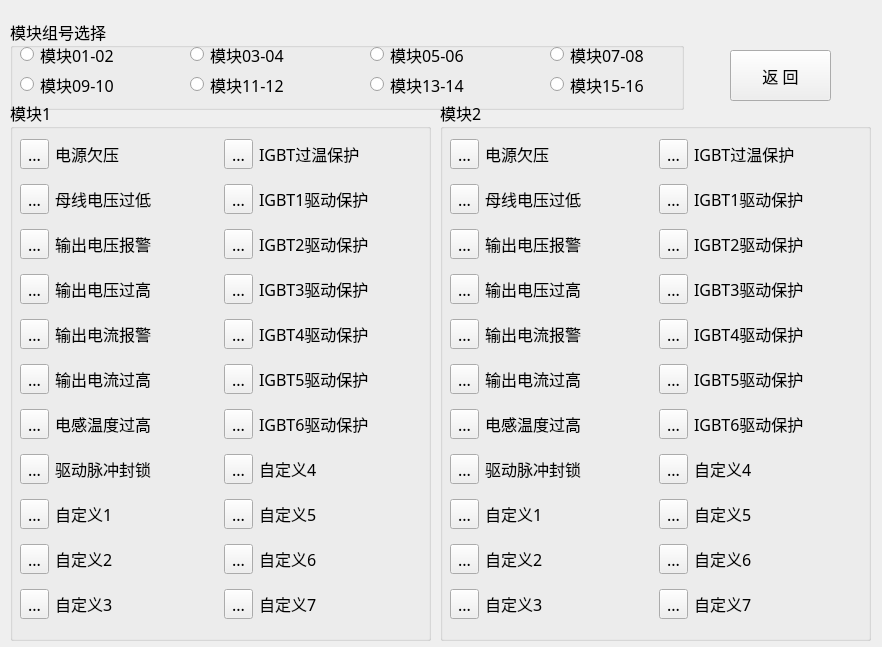
<?xml version="1.0" encoding="UTF-8"?>
<ui version="4.0">
 <class>faultconditionForm</class>
 <widget class="QWidget" name="faultconditionForm">
  <property name="geometry">
   <rect>
    <x>0</x>
    <y>0</y>
    <width>882</width>
    <height>647</height>
   </rect>
  </property>
  <property name="font">
   <font>
    <family>微软雅黑</family>
    <pointsize>12</pointsize>
   </font>
  </property>
  <property name="windowTitle">
   <string>故障状态</string>
  </property>
  <property name="windowIcon">
   <iconset>
    <normaloff>logo_top.png</normaloff>logo_top.png</iconset>
  </property>
  <widget class="QGroupBox" name="groupBox_8">
   <property name="enabled">
    <bool>true</bool>
   </property>
   <property name="geometry">
    <rect>
     <x>10</x>
     <y>19</y>
     <width>674</width>
     <height>91</height>
    </rect>
   </property>
   <property name="maximumSize">
    <size>
     <width>16777215</width>
     <height>16777215</height>
    </size>
   </property>
   <property name="font">
    <font>
     <pointsize>12</pointsize>
    </font>
   </property>
   <property name="title">
    <string>模块组号选择</string>
   </property>
   <widget class="QRadioButton" name="radioButton0506">
    <property name="geometry">
     <rect>
      <x>360</x>
      <y>20</y>
      <width>124</width>
      <height>31</height>
     </rect>
    </property>
    <property name="font">
     <font>
      <family>微软雅黑</family>
      <pointsize>12</pointsize>
     </font>
    </property>
    <property name="text">
     <string>模块05-06</string>
    </property>
   </widget>
   <widget class="QRadioButton" name="radioButton0910">
    <property name="geometry">
     <rect>
      <x>10</x>
      <y>50</y>
      <width>124</width>
      <height>31</height>
     </rect>
    </property>
    <property name="font">
     <font>
      <family>微软雅黑</family>
      <pointsize>12</pointsize>
     </font>
    </property>
    <property name="text">
     <string>模块09-10</string>
    </property>
   </widget>
   <widget class="QRadioButton" name="radioButton1314">
    <property name="geometry">
     <rect>
      <x>360</x>
      <y>50</y>
      <width>124</width>
      <height>31</height>
     </rect>
    </property>
    <property name="font">
     <font>
      <family>微软雅黑</family>
      <pointsize>12</pointsize>
     </font>
    </property>
    <property name="text">
     <string>模块13-14</string>
    </property>
   </widget>
   <widget class="QRadioButton" name="radioButton0708">
    <property name="geometry">
     <rect>
      <x>540</x>
      <y>20</y>
      <width>124</width>
      <height>31</height>
     </rect>
    </property>
    <property name="font">
     <font>
      <family>微软雅黑</family>
      <pointsize>12</pointsize>
     </font>
    </property>
    <property name="text">
     <string>模块07-08</string>
    </property>
   </widget>
   <widget class="QRadioButton" name="radioButton0304">
    <property name="geometry">
     <rect>
      <x>180</x>
      <y>20</y>
      <width>124</width>
      <height>31</height>
     </rect>
    </property>
    <property name="font">
     <font>
      <family>微软雅黑</family>
      <pointsize>12</pointsize>
     </font>
    </property>
    <property name="text">
     <string>模块03-04</string>
    </property>
   </widget>
   <widget class="QRadioButton" name="radioButton0102">
    <property name="geometry">
     <rect>
      <x>10</x>
      <y>20</y>
      <width>124</width>
      <height>31</height>
     </rect>
    </property>
    <property name="font">
     <font>
      <family>微软雅黑</family>
      <pointsize>12</pointsize>
     </font>
    </property>
    <property name="text">
     <string>模块01-02</string>
    </property>
   </widget>
   <widget class="QRadioButton" name="radioButton1112">
    <property name="geometry">
     <rect>
      <x>180</x>
      <y>50</y>
      <width>124</width>
      <height>31</height>
     </rect>
    </property>
    <property name="font">
     <font>
      <family>微软雅黑</family>
      <pointsize>12</pointsize>
     </font>
    </property>
    <property name="text">
     <string>模块11-12</string>
    </property>
   </widget>
   <widget class="QRadioButton" name="radioButton1516">
    <property name="geometry">
     <rect>
      <x>540</x>
      <y>50</y>
      <width>124</width>
      <height>31</height>
     </rect>
    </property>
    <property name="font">
     <font>
      <family>微软雅黑</family>
      <pointsize>12</pointsize>
     </font>
    </property>
    <property name="text">
     <string>模块15-16</string>
    </property>
   </widget>
  </widget>
  <widget class="QGroupBox" name="faultstatus_groupBox01">
   <property name="geometry">
    <rect>
     <x>10</x>
     <y>100</y>
     <width>421</width>
     <height>541</height>
    </rect>
   </property>
   <property name="font">
    <font>
     <family>微软雅黑</family>
     <pointsize>12</pointsize>
    </font>
   </property>
   <property name="title">
    <string>模块1</string>
   </property>
   <widget class="QWidget" name="layoutWidget">
    <property name="geometry">
     <rect>
      <x>10</x>
      <y>30</y>
      <width>401</width>
      <height>501</height>
     </rect>
    </property>
    <layout class="QGridLayout" name="gridLayout_2">
     <item row="0" column="0">
      <widget class="QToolButton" name="toolButton_73">
       <property name="text">
        <string>...</string>
       </property>
       <property name="icon">
        <iconset>
         <normaloff>gct_ied_green.png</normaloff>gct_ied_green.png</iconset>
       </property>
       <property name="iconSize">
        <size>
         <width>28</width>
         <height>28</height>
        </size>
       </property>
      </widget>
     </item>
     <item row="0" column="1">
      <widget class="QLabel" name="label_164">
       <property name="font">
        <font>
         <family>微软雅黑</family>
         <pointsize>12</pointsize>
        </font>
       </property>
       <property name="text">
        <string>电源欠压</string>
       </property>
      </widget>
     </item>
     <item row="0" column="2">
      <widget class="QToolButton" name="toolButton_81">
       <property name="text">
        <string>...</string>
       </property>
       <property name="icon">
        <iconset>
         <normaloff>gct_ied_green.png</normaloff>gct_ied_green.png</iconset>
       </property>
       <property name="iconSize">
        <size>
         <width>28</width>
         <height>28</height>
        </size>
       </property>
      </widget>
     </item>
     <item row="0" column="3">
      <widget class="QLabel" name="label_172">
       <property name="font">
        <font>
         <family>微软雅黑</family>
         <pointsize>12</pointsize>
        </font>
       </property>
       <property name="text">
        <string>IGBT过温保护</string>
       </property>
      </widget>
     </item>
     <item row="1" column="0">
      <widget class="QToolButton" name="toolButton_75">
       <property name="text">
        <string>...</string>
       </property>
       <property name="icon">
        <iconset>
         <normaloff>gct_ied_green.png</normaloff>gct_ied_green.png</iconset>
       </property>
       <property name="iconSize">
        <size>
         <width>28</width>
         <height>28</height>
        </size>
       </property>
      </widget>
     </item>
     <item row="1" column="1">
      <widget class="QLabel" name="label_166">
       <property name="font">
        <font>
         <family>微软雅黑</family>
         <pointsize>12</pointsize>
        </font>
       </property>
       <property name="text">
        <string>母线电压过低</string>
       </property>
      </widget>
     </item>
     <item row="1" column="2">
      <widget class="QToolButton" name="toolButton_80">
       <property name="text">
        <string>...</string>
       </property>
       <property name="icon">
        <iconset>
         <normaloff>gct_ied_green.png</normaloff>gct_ied_green.png</iconset>
       </property>
       <property name="iconSize">
        <size>
         <width>28</width>
         <height>28</height>
        </size>
       </property>
      </widget>
     </item>
     <item row="1" column="3">
      <widget class="QLabel" name="label_171">
       <property name="font">
        <font>
         <family>微软雅黑</family>
         <pointsize>12</pointsize>
        </font>
       </property>
       <property name="text">
        <string>IGBT1驱动保护</string>
       </property>
      </widget>
     </item>
     <item row="2" column="0">
      <widget class="QToolButton" name="toolButton_113">
       <property name="text">
        <string>...</string>
       </property>
       <property name="icon">
        <iconset>
         <normaloff>gct_ied_green.png</normaloff>gct_ied_green.png</iconset>
       </property>
       <property name="iconSize">
        <size>
         <width>28</width>
         <height>28</height>
        </size>
       </property>
      </widget>
     </item>
     <item row="2" column="1">
      <widget class="QLabel" name="label_204">
       <property name="font">
        <font>
         <family>微软雅黑</family>
         <pointsize>12</pointsize>
        </font>
       </property>
       <property name="text">
        <string>输出电压报警</string>
       </property>
      </widget>
     </item>
     <item row="2" column="2">
      <widget class="QToolButton" name="toolButton_82">
       <property name="text">
        <string>...</string>
       </property>
       <property name="icon">
        <iconset>
         <normaloff>gct_ied_green.png</normaloff>gct_ied_green.png</iconset>
       </property>
       <property name="iconSize">
        <size>
         <width>28</width>
         <height>28</height>
        </size>
       </property>
      </widget>
     </item>
     <item row="2" column="3">
      <widget class="QLabel" name="label_173">
       <property name="font">
        <font>
         <family>微软雅黑</family>
         <pointsize>12</pointsize>
        </font>
       </property>
       <property name="text">
        <string>IGBT2驱动保护</string>
       </property>
      </widget>
     </item>
     <item row="3" column="0">
      <widget class="QToolButton" name="toolButton_71">
       <property name="text">
        <string>...</string>
       </property>
       <property name="icon">
        <iconset>
         <normaloff>gct_ied_green.png</normaloff>gct_ied_green.png</iconset>
       </property>
       <property name="iconSize">
        <size>
         <width>28</width>
         <height>28</height>
        </size>
       </property>
      </widget>
     </item>
     <item row="3" column="1">
      <widget class="QLabel" name="label_162">
       <property name="font">
        <font>
         <family>微软雅黑</family>
         <pointsize>12</pointsize>
        </font>
       </property>
       <property name="text">
        <string>输出电压过高</string>
       </property>
      </widget>
     </item>
     <item row="3" column="2">
      <widget class="QToolButton" name="toolButton_84">
       <property name="text">
        <string>...</string>
       </property>
       <property name="icon">
        <iconset>
         <normaloff>gct_ied_green.png</normaloff>gct_ied_green.png</iconset>
       </property>
       <property name="iconSize">
        <size>
         <width>28</width>
         <height>28</height>
        </size>
       </property>
      </widget>
     </item>
     <item row="3" column="3">
      <widget class="QLabel" name="label_175">
       <property name="font">
        <font>
         <family>微软雅黑</family>
         <pointsize>12</pointsize>
        </font>
       </property>
       <property name="text">
        <string>IGBT3驱动保护</string>
       </property>
      </widget>
     </item>
     <item row="4" column="0">
      <widget class="QToolButton" name="toolButton_77">
       <property name="text">
        <string>...</string>
       </property>
       <property name="icon">
        <iconset>
         <normaloff>gct_ied_green.png</normaloff>gct_ied_green.png</iconset>
       </property>
       <property name="iconSize">
        <size>
         <width>28</width>
         <height>28</height>
        </size>
       </property>
      </widget>
     </item>
     <item row="4" column="1">
      <widget class="QLabel" name="label_168">
       <property name="font">
        <font>
         <family>微软雅黑</family>
         <pointsize>12</pointsize>
        </font>
       </property>
       <property name="text">
        <string>输出电流报警</string>
       </property>
      </widget>
     </item>
     <item row="4" column="2">
      <widget class="QToolButton" name="toolButton_86">
       <property name="text">
        <string>...</string>
       </property>
       <property name="icon">
        <iconset>
         <normaloff>gct_ied_green.png</normaloff>gct_ied_green.png</iconset>
       </property>
       <property name="iconSize">
        <size>
         <width>28</width>
         <height>28</height>
        </size>
       </property>
      </widget>
     </item>
     <item row="4" column="3">
      <widget class="QLabel" name="label_177">
       <property name="font">
        <font>
         <family>微软雅黑</family>
         <pointsize>12</pointsize>
        </font>
       </property>
       <property name="text">
        <string>IGBT4驱动保护</string>
       </property>
      </widget>
     </item>
     <item row="5" column="0">
      <widget class="QToolButton" name="toolButton_79">
       <property name="enabled">
        <bool>true</bool>
       </property>
       <property name="text">
        <string>...</string>
       </property>
       <property name="icon">
        <iconset>
         <normaloff>gct_ied_green.png</normaloff>gct_ied_green.png</iconset>
       </property>
       <property name="iconSize">
        <size>
         <width>28</width>
         <height>28</height>
        </size>
       </property>
      </widget>
     </item>
     <item row="5" column="1">
      <widget class="QLabel" name="label_170">
       <property name="font">
        <font>
         <family>微软雅黑</family>
         <pointsize>12</pointsize>
        </font>
       </property>
       <property name="text">
        <string>输出电流过高</string>
       </property>
      </widget>
     </item>
     <item row="5" column="2">
      <widget class="QToolButton" name="toolButton_88">
       <property name="text">
        <string>...</string>
       </property>
       <property name="icon">
        <iconset>
         <normaloff>gct_ied_green.png</normaloff>gct_ied_green.png</iconset>
       </property>
       <property name="iconSize">
        <size>
         <width>28</width>
         <height>28</height>
        </size>
       </property>
      </widget>
     </item>
     <item row="5" column="3">
      <widget class="QLabel" name="label_179">
       <property name="font">
        <font>
         <family>微软雅黑</family>
         <pointsize>12</pointsize>
        </font>
       </property>
       <property name="text">
        <string>IGBT5驱动保护</string>
       </property>
      </widget>
     </item>
     <item row="6" column="0">
      <widget class="QToolButton" name="toolButton_85">
       <property name="text">
        <string>...</string>
       </property>
       <property name="icon">
        <iconset>
         <normaloff>gct_ied_green.png</normaloff>gct_ied_green.png</iconset>
       </property>
       <property name="iconSize">
        <size>
         <width>28</width>
         <height>28</height>
        </size>
       </property>
      </widget>
     </item>
     <item row="6" column="1">
      <widget class="QLabel" name="label_176">
       <property name="font">
        <font>
         <family>微软雅黑</family>
         <pointsize>12</pointsize>
        </font>
       </property>
       <property name="text">
        <string>电感温度过高</string>
       </property>
      </widget>
     </item>
     <item row="6" column="2">
      <widget class="QToolButton" name="toolButton_90">
       <property name="text">
        <string>...</string>
       </property>
       <property name="icon">
        <iconset>
         <normaloff>gct_ied_green.png</normaloff>gct_ied_green.png</iconset>
       </property>
       <property name="iconSize">
        <size>
         <width>28</width>
         <height>28</height>
        </size>
       </property>
      </widget>
     </item>
     <item row="6" column="3">
      <widget class="QLabel" name="label_181">
       <property name="font">
        <font>
         <family>微软雅黑</family>
         <pointsize>12</pointsize>
        </font>
       </property>
       <property name="text">
        <string>IGBT6驱动保护</string>
       </property>
      </widget>
     </item>
     <item row="7" column="0">
      <widget class="QToolButton" name="toolButton_89">
       <property name="text">
        <string>...</string>
       </property>
       <property name="icon">
        <iconset>
         <normaloff>gct_ied_green.png</normaloff>gct_ied_green.png</iconset>
       </property>
       <property name="iconSize">
        <size>
         <width>28</width>
         <height>28</height>
        </size>
       </property>
      </widget>
     </item>
     <item row="7" column="1">
      <widget class="QLabel" name="label_180">
       <property name="font">
        <font>
         <family>微软雅黑</family>
         <pointsize>12</pointsize>
        </font>
       </property>
       <property name="text">
        <string>驱动脉冲封锁</string>
       </property>
      </widget>
     </item>
     <item row="7" column="2">
      <widget class="QToolButton" name="toolButton_72">
       <property name="text">
        <string>...</string>
       </property>
       <property name="icon">
        <iconset>
         <normaloff>gct_ied_green.png</normaloff>gct_ied_green.png</iconset>
       </property>
       <property name="iconSize">
        <size>
         <width>28</width>
         <height>28</height>
        </size>
       </property>
      </widget>
     </item>
     <item row="7" column="3">
      <widget class="QLabel" name="label_163">
       <property name="font">
        <font>
         <family>微软雅黑</family>
         <pointsize>12</pointsize>
        </font>
       </property>
       <property name="text">
        <string>自定义4</string>
       </property>
      </widget>
     </item>
     <item row="8" column="0">
      <widget class="QToolButton" name="toolButton_83">
       <property name="text">
        <string>...</string>
       </property>
       <property name="icon">
        <iconset>
         <normaloff>gct_ied_green.png</normaloff>gct_ied_green.png</iconset>
       </property>
       <property name="iconSize">
        <size>
         <width>28</width>
         <height>28</height>
        </size>
       </property>
      </widget>
     </item>
     <item row="8" column="1">
      <widget class="QLabel" name="label_174">
       <property name="font">
        <font>
         <family>微软雅黑</family>
         <pointsize>12</pointsize>
        </font>
       </property>
       <property name="text">
        <string>自定义1</string>
       </property>
      </widget>
     </item>
     <item row="8" column="2">
      <widget class="QToolButton" name="toolButton_74">
       <property name="text">
        <string>...</string>
       </property>
       <property name="icon">
        <iconset>
         <normaloff>gct_ied_green.png</normaloff>gct_ied_green.png</iconset>
       </property>
       <property name="iconSize">
        <size>
         <width>28</width>
         <height>28</height>
        </size>
       </property>
      </widget>
     </item>
     <item row="8" column="3">
      <widget class="QLabel" name="label_165">
       <property name="font">
        <font>
         <family>微软雅黑</family>
         <pointsize>12</pointsize>
        </font>
       </property>
       <property name="text">
        <string>自定义5</string>
       </property>
      </widget>
     </item>
     <item row="9" column="0">
      <widget class="QToolButton" name="toolButton_87">
       <property name="text">
        <string>...</string>
       </property>
       <property name="icon">
        <iconset>
         <normaloff>gct_ied_green.png</normaloff>gct_ied_green.png</iconset>
       </property>
       <property name="iconSize">
        <size>
         <width>28</width>
         <height>28</height>
        </size>
       </property>
      </widget>
     </item>
     <item row="9" column="1">
      <widget class="QLabel" name="label_178">
       <property name="font">
        <font>
         <family>微软雅黑</family>
         <pointsize>12</pointsize>
        </font>
       </property>
       <property name="text">
        <string>自定义2</string>
       </property>
      </widget>
     </item>
     <item row="9" column="2">
      <widget class="QToolButton" name="toolButton_76">
       <property name="text">
        <string>...</string>
       </property>
       <property name="icon">
        <iconset>
         <normaloff>gct_ied_green.png</normaloff>gct_ied_green.png</iconset>
       </property>
       <property name="iconSize">
        <size>
         <width>28</width>
         <height>28</height>
        </size>
       </property>
      </widget>
     </item>
     <item row="9" column="3">
      <widget class="QLabel" name="label_167">
       <property name="font">
        <font>
         <family>微软雅黑</family>
         <pointsize>12</pointsize>
        </font>
       </property>
       <property name="text">
        <string>自定义6</string>
       </property>
      </widget>
     </item>
     <item row="10" column="0">
      <widget class="QToolButton" name="toolButton_91">
       <property name="text">
        <string>...</string>
       </property>
       <property name="icon">
        <iconset>
         <normaloff>gct_ied_green.png</normaloff>gct_ied_green.png</iconset>
       </property>
       <property name="iconSize">
        <size>
         <width>28</width>
         <height>28</height>
        </size>
       </property>
      </widget>
     </item>
     <item row="10" column="1">
      <widget class="QLabel" name="label_182">
       <property name="font">
        <font>
         <family>微软雅黑</family>
         <pointsize>12</pointsize>
        </font>
       </property>
       <property name="text">
        <string>自定义3</string>
       </property>
      </widget>
     </item>
     <item row="10" column="2">
      <widget class="QToolButton" name="toolButton_78">
       <property name="text">
        <string>...</string>
       </property>
       <property name="icon">
        <iconset>
         <normaloff>gct_ied_green.png</normaloff>gct_ied_green.png</iconset>
       </property>
       <property name="iconSize">
        <size>
         <width>28</width>
         <height>28</height>
        </size>
       </property>
      </widget>
     </item>
     <item row="10" column="3">
      <widget class="QLabel" name="label_169">
       <property name="font">
        <font>
         <family>微软雅黑</family>
         <pointsize>12</pointsize>
        </font>
       </property>
       <property name="text">
        <string>自定义7</string>
       </property>
      </widget>
     </item>
    </layout>
   </widget>
  </widget>
  <widget class="QGroupBox" name="faultstatus_groupBox02">
   <property name="geometry">
    <rect>
     <x>440</x>
     <y>100</y>
     <width>431</width>
     <height>541</height>
    </rect>
   </property>
   <property name="font">
    <font>
     <family>微软雅黑</family>
     <pointsize>12</pointsize>
    </font>
   </property>
   <property name="title">
    <string>模块2</string>
   </property>
   <widget class="QWidget" name="layoutWidget">
    <property name="geometry">
     <rect>
      <x>10</x>
      <y>30</y>
      <width>411</width>
      <height>501</height>
     </rect>
    </property>
    <layout class="QGridLayout" name="gridLayout_3">
     <item row="0" column="0">
      <widget class="QToolButton" name="toolButton_94">
       <property name="text">
        <string>...</string>
       </property>
       <property name="icon">
        <iconset>
         <normaloff>gct_ied_green.png</normaloff>gct_ied_green.png</iconset>
       </property>
       <property name="iconSize">
        <size>
         <width>28</width>
         <height>28</height>
        </size>
       </property>
      </widget>
     </item>
     <item row="0" column="1">
      <widget class="QLabel" name="label_185">
       <property name="font">
        <font>
         <family>微软雅黑</family>
         <pointsize>12</pointsize>
        </font>
       </property>
       <property name="text">
        <string>电源欠压</string>
       </property>
      </widget>
     </item>
     <item row="0" column="2">
      <widget class="QToolButton" name="toolButton_102">
       <property name="text">
        <string>...</string>
       </property>
       <property name="icon">
        <iconset>
         <normaloff>gct_ied_green.png</normaloff>gct_ied_green.png</iconset>
       </property>
       <property name="iconSize">
        <size>
         <width>28</width>
         <height>28</height>
        </size>
       </property>
      </widget>
     </item>
     <item row="0" column="3">
      <widget class="QLabel" name="label_193">
       <property name="font">
        <font>
         <family>微软雅黑</family>
         <pointsize>12</pointsize>
        </font>
       </property>
       <property name="text">
        <string>IGBT过温保护</string>
       </property>
      </widget>
     </item>
     <item row="1" column="0">
      <widget class="QToolButton" name="toolButton_96">
       <property name="text">
        <string>...</string>
       </property>
       <property name="icon">
        <iconset>
         <normaloff>gct_ied_green.png</normaloff>gct_ied_green.png</iconset>
       </property>
       <property name="iconSize">
        <size>
         <width>28</width>
         <height>28</height>
        </size>
       </property>
      </widget>
     </item>
     <item row="1" column="1">
      <widget class="QLabel" name="label_187">
       <property name="font">
        <font>
         <family>微软雅黑</family>
         <pointsize>12</pointsize>
        </font>
       </property>
       <property name="text">
        <string>母线电压过低</string>
       </property>
      </widget>
     </item>
     <item row="1" column="2">
      <widget class="QToolButton" name="toolButton_101">
       <property name="text">
        <string>...</string>
       </property>
       <property name="icon">
        <iconset>
         <normaloff>gct_ied_green.png</normaloff>gct_ied_green.png</iconset>
       </property>
       <property name="iconSize">
        <size>
         <width>28</width>
         <height>28</height>
        </size>
       </property>
      </widget>
     </item>
     <item row="1" column="3">
      <widget class="QLabel" name="label_192">
       <property name="font">
        <font>
         <family>微软雅黑</family>
         <pointsize>12</pointsize>
        </font>
       </property>
       <property name="text">
        <string>IGBT1驱动保护</string>
       </property>
      </widget>
     </item>
     <item row="2" column="0">
      <widget class="QToolButton" name="toolButton_114">
       <property name="text">
        <string>...</string>
       </property>
       <property name="icon">
        <iconset>
         <normaloff>gct_ied_green.png</normaloff>gct_ied_green.png</iconset>
       </property>
       <property name="iconSize">
        <size>
         <width>28</width>
         <height>28</height>
        </size>
       </property>
      </widget>
     </item>
     <item row="2" column="1">
      <widget class="QLabel" name="label_205">
       <property name="font">
        <font>
         <family>微软雅黑</family>
         <pointsize>12</pointsize>
        </font>
       </property>
       <property name="text">
        <string>输出电压报警</string>
       </property>
      </widget>
     </item>
     <item row="2" column="2">
      <widget class="QToolButton" name="toolButton_103">
       <property name="text">
        <string>...</string>
       </property>
       <property name="icon">
        <iconset>
         <normaloff>gct_ied_green.png</normaloff>gct_ied_green.png</iconset>
       </property>
       <property name="iconSize">
        <size>
         <width>28</width>
         <height>28</height>
        </size>
       </property>
      </widget>
     </item>
     <item row="2" column="3">
      <widget class="QLabel" name="label_194">
       <property name="font">
        <font>
         <family>微软雅黑</family>
         <pointsize>12</pointsize>
        </font>
       </property>
       <property name="text">
        <string>IGBT2驱动保护</string>
       </property>
      </widget>
     </item>
     <item row="3" column="0">
      <widget class="QToolButton" name="toolButton_92">
       <property name="text">
        <string>...</string>
       </property>
       <property name="icon">
        <iconset>
         <normaloff>gct_ied_green.png</normaloff>gct_ied_green.png</iconset>
       </property>
       <property name="iconSize">
        <size>
         <width>28</width>
         <height>28</height>
        </size>
       </property>
      </widget>
     </item>
     <item row="3" column="1">
      <widget class="QLabel" name="label_183">
       <property name="font">
        <font>
         <family>微软雅黑</family>
         <pointsize>12</pointsize>
        </font>
       </property>
       <property name="text">
        <string>输出电压过高</string>
       </property>
      </widget>
     </item>
     <item row="3" column="2">
      <widget class="QToolButton" name="toolButton_105">
       <property name="text">
        <string>...</string>
       </property>
       <property name="icon">
        <iconset>
         <normaloff>gct_ied_green.png</normaloff>gct_ied_green.png</iconset>
       </property>
       <property name="iconSize">
        <size>
         <width>28</width>
         <height>28</height>
        </size>
       </property>
      </widget>
     </item>
     <item row="3" column="3">
      <widget class="QLabel" name="label_196">
       <property name="font">
        <font>
         <family>微软雅黑</family>
         <pointsize>12</pointsize>
        </font>
       </property>
       <property name="text">
        <string>IGBT3驱动保护</string>
       </property>
      </widget>
     </item>
     <item row="4" column="0">
      <widget class="QToolButton" name="toolButton_98">
       <property name="text">
        <string>...</string>
       </property>
       <property name="icon">
        <iconset>
         <normaloff>gct_ied_green.png</normaloff>gct_ied_green.png</iconset>
       </property>
       <property name="iconSize">
        <size>
         <width>28</width>
         <height>28</height>
        </size>
       </property>
      </widget>
     </item>
     <item row="4" column="1">
      <widget class="QLabel" name="label_189">
       <property name="font">
        <font>
         <family>微软雅黑</family>
         <pointsize>12</pointsize>
        </font>
       </property>
       <property name="text">
        <string>输出电流报警</string>
       </property>
      </widget>
     </item>
     <item row="4" column="2">
      <widget class="QToolButton" name="toolButton_107">
       <property name="text">
        <string>...</string>
       </property>
       <property name="icon">
        <iconset>
         <normaloff>gct_ied_green.png</normaloff>gct_ied_green.png</iconset>
       </property>
       <property name="iconSize">
        <size>
         <width>28</width>
         <height>28</height>
        </size>
       </property>
      </widget>
     </item>
     <item row="4" column="3">
      <widget class="QLabel" name="label_198">
       <property name="font">
        <font>
         <family>微软雅黑</family>
         <pointsize>12</pointsize>
        </font>
       </property>
       <property name="text">
        <string>IGBT4驱动保护</string>
       </property>
      </widget>
     </item>
     <item row="5" column="0">
      <widget class="QToolButton" name="toolButton_100">
       <property name="enabled">
        <bool>true</bool>
       </property>
       <property name="text">
        <string>...</string>
       </property>
       <property name="icon">
        <iconset>
         <normaloff>gct_ied_green.png</normaloff>gct_ied_green.png</iconset>
       </property>
       <property name="iconSize">
        <size>
         <width>28</width>
         <height>28</height>
        </size>
       </property>
      </widget>
     </item>
     <item row="5" column="1">
      <widget class="QLabel" name="label_191">
       <property name="font">
        <font>
         <family>微软雅黑</family>
         <pointsize>12</pointsize>
        </font>
       </property>
       <property name="text">
        <string>输出电流过高</string>
       </property>
      </widget>
     </item>
     <item row="5" column="2">
      <widget class="QToolButton" name="toolButton_109">
       <property name="text">
        <string>...</string>
       </property>
       <property name="icon">
        <iconset>
         <normaloff>gct_ied_green.png</normaloff>gct_ied_green.png</iconset>
       </property>
       <property name="iconSize">
        <size>
         <width>28</width>
         <height>28</height>
        </size>
       </property>
      </widget>
     </item>
     <item row="5" column="3">
      <widget class="QLabel" name="label_200">
       <property name="font">
        <font>
         <family>微软雅黑</family>
         <pointsize>12</pointsize>
        </font>
       </property>
       <property name="text">
        <string>IGBT5驱动保护</string>
       </property>
      </widget>
     </item>
     <item row="6" column="0">
      <widget class="QToolButton" name="toolButton_106">
       <property name="text">
        <string>...</string>
       </property>
       <property name="icon">
        <iconset>
         <normaloff>gct_ied_green.png</normaloff>gct_ied_green.png</iconset>
       </property>
       <property name="iconSize">
        <size>
         <width>28</width>
         <height>28</height>
        </size>
       </property>
      </widget>
     </item>
     <item row="6" column="1">
      <widget class="QLabel" name="label_197">
       <property name="font">
        <font>
         <family>微软雅黑</family>
         <pointsize>12</pointsize>
        </font>
       </property>
       <property name="text">
        <string>电感温度过高</string>
       </property>
      </widget>
     </item>
     <item row="6" column="2">
      <widget class="QToolButton" name="toolButton_111">
       <property name="text">
        <string>...</string>
       </property>
       <property name="icon">
        <iconset>
         <normaloff>gct_ied_green.png</normaloff>gct_ied_green.png</iconset>
       </property>
       <property name="iconSize">
        <size>
         <width>28</width>
         <height>28</height>
        </size>
       </property>
      </widget>
     </item>
     <item row="6" column="3">
      <widget class="QLabel" name="label_202">
       <property name="font">
        <font>
         <family>微软雅黑</family>
         <pointsize>12</pointsize>
        </font>
       </property>
       <property name="text">
        <string>IGBT6驱动保护</string>
       </property>
      </widget>
     </item>
     <item row="7" column="0">
      <widget class="QToolButton" name="toolButton_110">
       <property name="text">
        <string>...</string>
       </property>
       <property name="icon">
        <iconset>
         <normaloff>gct_ied_green.png</normaloff>gct_ied_green.png</iconset>
       </property>
       <property name="iconSize">
        <size>
         <width>28</width>
         <height>28</height>
        </size>
       </property>
      </widget>
     </item>
     <item row="7" column="1">
      <widget class="QLabel" name="label_201">
       <property name="font">
        <font>
         <family>微软雅黑</family>
         <pointsize>12</pointsize>
        </font>
       </property>
       <property name="text">
        <string>驱动脉冲封锁</string>
       </property>
      </widget>
     </item>
     <item row="7" column="2">
      <widget class="QToolButton" name="toolButton_93">
       <property name="text">
        <string>...</string>
       </property>
       <property name="icon">
        <iconset>
         <normaloff>gct_ied_green.png</normaloff>gct_ied_green.png</iconset>
       </property>
       <property name="iconSize">
        <size>
         <width>28</width>
         <height>28</height>
        </size>
       </property>
      </widget>
     </item>
     <item row="7" column="3">
      <widget class="QLabel" name="label_184">
       <property name="font">
        <font>
         <family>微软雅黑</family>
         <pointsize>12</pointsize>
        </font>
       </property>
       <property name="text">
        <string>自定义4</string>
       </property>
      </widget>
     </item>
     <item row="8" column="0">
      <widget class="QToolButton" name="toolButton_104">
       <property name="text">
        <string>...</string>
       </property>
       <property name="icon">
        <iconset>
         <normaloff>gct_ied_green.png</normaloff>gct_ied_green.png</iconset>
       </property>
       <property name="iconSize">
        <size>
         <width>28</width>
         <height>28</height>
        </size>
       </property>
      </widget>
     </item>
     <item row="8" column="1">
      <widget class="QLabel" name="label_195">
       <property name="font">
        <font>
         <family>微软雅黑</family>
         <pointsize>12</pointsize>
        </font>
       </property>
       <property name="text">
        <string>自定义1</string>
       </property>
      </widget>
     </item>
     <item row="8" column="2">
      <widget class="QToolButton" name="toolButton_95">
       <property name="text">
        <string>...</string>
       </property>
       <property name="icon">
        <iconset>
         <normaloff>gct_ied_green.png</normaloff>gct_ied_green.png</iconset>
       </property>
       <property name="iconSize">
        <size>
         <width>28</width>
         <height>28</height>
        </size>
       </property>
      </widget>
     </item>
     <item row="8" column="3">
      <widget class="QLabel" name="label_186">
       <property name="font">
        <font>
         <family>微软雅黑</family>
         <pointsize>12</pointsize>
        </font>
       </property>
       <property name="text">
        <string>自定义5</string>
       </property>
      </widget>
     </item>
     <item row="9" column="0">
      <widget class="QToolButton" name="toolButton_108">
       <property name="text">
        <string>...</string>
       </property>
       <property name="icon">
        <iconset>
         <normaloff>gct_ied_green.png</normaloff>gct_ied_green.png</iconset>
       </property>
       <property name="iconSize">
        <size>
         <width>28</width>
         <height>28</height>
        </size>
       </property>
      </widget>
     </item>
     <item row="9" column="1">
      <widget class="QLabel" name="label_199">
       <property name="font">
        <font>
         <family>微软雅黑</family>
         <pointsize>12</pointsize>
        </font>
       </property>
       <property name="text">
        <string>自定义2</string>
       </property>
      </widget>
     </item>
     <item row="9" column="2">
      <widget class="QToolButton" name="toolButton_97">
       <property name="text">
        <string>...</string>
       </property>
       <property name="icon">
        <iconset>
         <normaloff>gct_ied_green.png</normaloff>gct_ied_green.png</iconset>
       </property>
       <property name="iconSize">
        <size>
         <width>28</width>
         <height>28</height>
        </size>
       </property>
      </widget>
     </item>
     <item row="9" column="3">
      <widget class="QLabel" name="label_188">
       <property name="font">
        <font>
         <family>微软雅黑</family>
         <pointsize>12</pointsize>
        </font>
       </property>
       <property name="text">
        <string>自定义6</string>
       </property>
      </widget>
     </item>
     <item row="10" column="0">
      <widget class="QToolButton" name="toolButton_112">
       <property name="text">
        <string>...</string>
       </property>
       <property name="icon">
        <iconset>
         <normaloff>gct_ied_green.png</normaloff>gct_ied_green.png</iconset>
       </property>
       <property name="iconSize">
        <size>
         <width>28</width>
         <height>28</height>
        </size>
       </property>
      </widget>
     </item>
     <item row="10" column="1">
      <widget class="QLabel" name="label_203">
       <property name="font">
        <font>
         <family>微软雅黑</family>
         <pointsize>12</pointsize>
        </font>
       </property>
       <property name="text">
        <string>自定义3</string>
       </property>
      </widget>
     </item>
     <item row="10" column="2">
      <widget class="QToolButton" name="toolButton_99">
       <property name="text">
        <string>...</string>
       </property>
       <property name="icon">
        <iconset>
         <normaloff>gct_ied_green.png</normaloff>gct_ied_green.png</iconset>
       </property>
       <property name="iconSize">
        <size>
         <width>28</width>
         <height>28</height>
        </size>
       </property>
      </widget>
     </item>
     <item row="10" column="3">
      <widget class="QLabel" name="label_190">
       <property name="font">
        <font>
         <family>微软雅黑</family>
         <pointsize>12</pointsize>
        </font>
       </property>
       <property name="text">
        <string>自定义7</string>
       </property>
      </widget>
     </item>
    </layout>
   </widget>
  </widget>
  <widget class="QPushButton" name="closeBtn">
   <property name="geometry">
    <rect>
     <x>730</x>
     <y>50</y>
     <width>101</width>
     <height>51</height>
    </rect>
   </property>
   <property name="text">
    <string>返 回</string>
   </property>
  </widget>
 </widget>
 <resources/>
 <connections/>
</ui>
